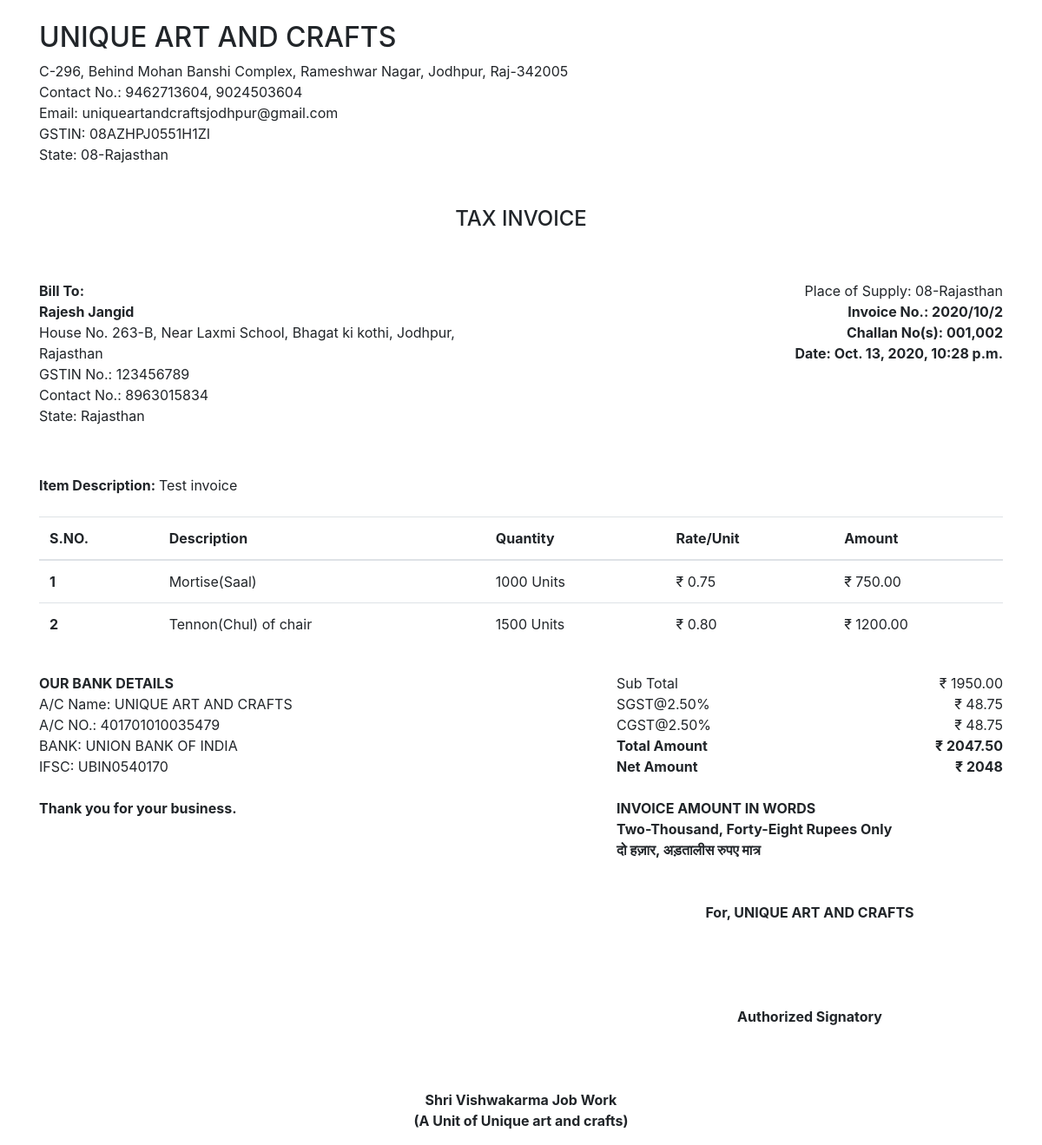
The page /invoice/view/2/ (signed in) on the database its author committed.
### mainapp/models.py (models this page shows, shortened)
class Invoice(models.Model):
    firm = models.ForeignKey(Firm, on_delete=models.PROTECT, blank=False, null=False)
    customer = models.ForeignKey(Customer, on_delete=models.PROTECT, blank=False, null=False)
    tax_slab = models.ForeignKey(TaxSlab, on_delete=models.PROTECT, blank=False, null=False)
    challan_nos = models.CharField(max_length=150, null=False, blank=True, default=" ")
    entry_time = models.DateTimeField(blank=False, null=False)
    item_description = models.CharField(max_length=200, null=False, blank=True, default=" ")
    sub_total = models.DecimalField(max_digits=12, decimal_places=2, blank=True, null=False, default=0)
    gst_amount = models.DecimalField(max_digits=12, decimal_places=2, blank=True, null=False, default=0)
    total_with_gst = models.DecimalField(max_digits=12, decimal_places=2, blank=True, null=False, default=0)

class Firm(models.Model):
    name = models.CharField(max_length=50, null=False, blank=False, unique=True)
    address = models.TextField(max_length=300, null=False, blank=False)
    state = models.CharField(max_length=50, null=False, blank=False)
    mobile_number = models.CharField(max_length=25, null=False, blank=False)
    email = models.EmailField(max_length=254, null=False, blank=True, default="")
    bank_ac_name = models.CharField(max_length=50, null=False, blank=True, default="")
    bank_name = models.CharField(max_length=50, null=False, blank=True, default="")
    bank_branch_address = models.TextField(max_length=300, null=False, blank=True, default="")
    bank_ac_number = models.CharField(max_length=30, null=False, blank=True, default="")
    bank_ifsc_code = models.CharField(max_length=30, null=False, blank=True, default="")
    gstin_number = models.CharField(max_length=30, null=False, blank=True, default="")
    footer_text = models.TextField(max_length=300, null=False, blank=True, default=" ")

class Customer(models.Model):
    name = models.CharField(max_length=50, null=False, blank=False, unique=True)
    address = models.TextField(max_length=300, null=False, blank=False)
    state = models.CharField(max_length=50, null=False, blank=False)
    mobile_number = models.CharField(max_length=25, null=False, blank=False)
    email = models.EmailField(max_length=254, null=False, blank=True, default="")
    bank_ac_name = models.CharField(max_length=50, null=False, blank=True, default="")
    bank_name = models.CharField(max_length=50, null=False, blank=True, default="")
    bank_branch_address = models.TextField(max_length=300, null=False, blank=True, default="")
    bank_ac_number = models.CharField(max_length=30, null=False, blank=True, default="")
    bank_ifsc_code = models.CharField(max_length=30, null=False, blank=True, default="")
    gstin_number = models.CharField(max_length=30, null=False, blank=True, default="")

class InvoiceItem(models.Model):
    invoice = models.ForeignKey(Invoice, on_delete=models.CASCADE, blank=True, null=True)
    service = models.ForeignKey(Service, on_delete=models.PROTECT, blank=False, null=False)
    description = models.CharField(max_length=200, null=False, blank=True, default=" ")
    quantity = models.IntegerField(blank=False, null=False)
    rate_per_unit = models.DecimalField(max_digits=12, decimal_places=2, blank=False, null=False, default=0)
    amount = models.DecimalField(max_digits=12, decimal_places=2, blank=True, null=False, default=0)

class Service(models.Model):
    name = models.CharField(max_length=25, null=False, blank=False, unique=True)
    def __str__(self):
        return str(self.name)

class TaxSlab(models.Model):
    value = models.DecimalField(max_digits=4, decimal_places=2, default=0.00, blank=False, null=False)

### mainapp/views.py (the view)
# urls.py: path('invoice/view/<str:invoice_id>/', views.invoice_view, name="invoice_view"),
@login_required(login_url='login')
def invoice_view(request, invoice_id):
    invoice = Invoice.objects.get(id=invoice_id)
    total_in_num = round(invoice.total_with_gst)
    total_amount_in_words_en = num_to_word(total_in_num, lang="en")
    total_amount_in_words_hi = num_to_word(total_in_num, lang="hi")
    context = {'invoice': invoice, 'total_amount_in_words_en': total_amount_in_words_en,
               'total_amount_in_words_hi': total_amount_in_words_hi, 'total_in_num': total_in_num}
    return render(request, 'mainapp/Invoice/view.html', context)

### indicnum2words/num_to_word.py (called while the page is built, shortened)
def language_specific_exception(words, lang, combiner):
    def occurs_at_end(piece):
        return words[-len(piece):] == piece
    if lang == 'mr':
        words = words.replace("एक" + combiner + "शे", "शंभर")
    elif lang == 'gu':
        words = words.replace('બે' + combiner + 'સો', 'બસ્સો')
    return words

### mainapp/templates/mainapp/Invoice/view.html (shortened to what this page needs)
{% load mathfilters %}
<!doctype html>
<html lang="en">
<head>
    <link rel="stylesheet" href="https://stackpath.bootstrapcdn.com/bootstrap/4.4.1/css/bootstrap.min.css"
>
</head>
<body>
<div class="container">
    <div class="row">
        <div class="col-12 mt-4">
            <h2>{{ invoice.firm.name|upper }}</h2>
            {{ invoice.firm.address }}<br/>
            Contact No.: {{ invoice.firm.mobile_number }}<br>
            Email: {{ invoice.firm.email }}<br>
            GSTIN: {{ invoice.firm.gstin_number }}<br>
            State: {{ invoice.firm.state }}<br>
        </div>
        <div class="col-12 text-center my-5"><h4>TAX INVOICE</h4></div>
        <div class="col-6">
            <strong>Bill To:</strong><br>
            <strong>{{ invoice.customer.name }}</strong><br>
            {{ invoice.customer.address }}<br>
            GSTIN No.: {{ invoice.customer.gstin_number }}<br>
            Contact No.: {{ invoice.customer.mobile_number }}<br>
            State: {{ invoice.customer.state }}<br>
            <br>
            <br>
        </div>
        <div class="col-6 text-right">
            Place of Supply: {{ invoice.firm.state }} <br>
            <strong>Invoice No.: {{ invoice.entry_time|date:'Y/m' }}/{{ invoice.id }}</strong><br>
            <strong>Challan No(s): {{ invoice.challan_nos }}</strong><br>
            <strong>Date: {{ invoice.entry_time }}</strong><br>
        </div>
        <div class="col-12 my-2">
            <strong>Item Description: </strong> {{ invoice.item_description }}<br>
        </div>
        <div class="col-12 my-3">
            <table class="table">
                <thead class="">
                <tr>
                    <th scope="col">S.NO.</th>
                    <th scope="col">Description</th>
                    <th scope="col">Quantity</th>
                    <th scope="col">Rate/Unit</th>
                    <th scope="col">Amount</th>
                </tr>
                </thead>
                <tbody>
                {% for item in invoice.invoiceitem_set.all %}
                    <tr>
                        <th scope="row">{{ forloop.counter }}</th>
                        <td>{{ item.service }} {{ item.description }}</td>
                        <td>{{ item.quantity }} Units</td>
                        <td> ₹ {{ item.rate_per_unit }}</td>
                        <td> ₹ {{ item.amount }}</td>
                    </tr>
                {% endfor %}
                </tbody>
            </table>
        </div>
        <div class="col-6">
            <strong>OUR BANK DETAILS</strong>
            <div>
                A/C Name: {{ invoice.firm.bank_ac_name }} <br>
                A/C NO.: {{ invoice.firm.bank_ac_number }} <br>
                BANK: {{ invoice.firm.bank_name }} <br>
                IFSC: {{ invoice.firm.bank_ifsc_code }} <br>
            </div>
            <div class="mt-4">
                <strong>Thank you for your business.</strong>
            </div>
        </div>
        <div class="col-5 offset-1">
            <div class="row">
                {% if invoice.tax_slab.value > 0 %}
                    <div class="col-6">
                        Sub Total
                    </div>
                    <div class="col-6 text-right">
                        ₹ {{ invoice.sub_total }}
                    </div>
                    <div class="col-6">
                        SGST@{{ invoice.tax_slab.value|div:2 }}%
                    </div>
                    <div class="col-6 text-right">
                        ₹ {{ invoice.gst_amount|div:2 }}
                    </div>
                    <div class="col-6">
                        CGST@{{ invoice.tax_slab.value|div:2 }}%
                    </div>
                    <div class="col-6 text-right">
                        ₹ {{ invoice.gst_amount|div:2 }}
                    </div>
                {% endif %}
                <div class="col-6 ">
                    <strong>Total Amount</strong>
                </div>
                <div class="col-6 text-right">
                    <strong> ₹ {{ invoice.total_with_gst }}</strong>
                </div>
                <div class="col-6 ">
                    <strong>Net Amount</strong>
                </div>
                <div class="col-6 text-right">
                    <strong> ₹ {{ total_in_num }}</strong>
                </div>
                <div class="col-12">
                    <div class="mt-4">
                        <strong>INVOICE AMOUNT IN WORDS</strong>
                    </div>
                    <div>
                        <strong>{{ total_amount_in_words_en|title }} Rupees Only</strong>
                    </div>
                    <div>
                        <strong>{{ total_amount_in_words_hi }} रुपए मात्र</strong>
                    </div>
                </div>
            </div>
            <div class="col-12 mt-5 text-center">
                <strong>For, {{ invoice.firm.name|upper }}</strong>
                <br><br><br><br><br>
                <strong>Authorized Signatory</strong>
            </div>
        </div>
        <div class="col-12 text-center">
            <br><br><br>
            <strong>{{ invoice.firm.footer_text|linebreaks }}</strong>
        </div>
    </div>
</div>
</body>
</html>

### rows shown on the page
Invoice: firm.name "UNIQUE ART AND CRAFTS", firm.address "C-296, Behind Mohan Banshi Complex, Rameshwar Nagar, Jodhpur, Raj-342005", firm.mobile_number "9462713604, 9024503604", firm.email "uniqueartandcraftsjodhpur@gmail.com", firm.gstin_number "08AZHPJ0551H1ZI", firm.state "08-Rajasthan", customer.name "Rajesh Jangid", customer.address "House No. 263-B, Near Laxmi School, Bhagat ki kothi, Jodhpur, Rajasthan", customer.gstin_number "123456789", customer.mobile_number "8963015834", customer.state "Rajasthan", entry_time "2020/10", id "2", challan_nos "001,002", entry_time "Oct. 13, 2020, 10:28 p.m.", item_description "Test invoice", firm.bank_ac_name "UNIQUE ART AND CRAFTS", firm.bank_ac_number "401701010035479", firm.bank_name "UNION BANK OF INDIA", firm.bank_ifsc_code "UBIN0540170", sub_total "1950.00", tax_slab.value|div "2.50", gst_amount|div "48.75", total_with_gst "2047.50", firm.footer_text "Shri Vishwakarma Job Work (A Unit of Unique art and crafts)"
InvoiceItem: service "Mortise(Saal)", quantity "1000", rate_per_unit "0.75", amount "750.00"
InvoiceItem: service "Tennon(Chul)", description "of chair", quantity "1500", rate_per_unit "0.80", amount "1200.00"

### other values the page prints
{{ total_in_num }} "2048"
{{ total_amount_in_words_en|title }} "Two-Thousand, Forty-Eight"
{{ total_amount_in_words_hi }} "दो हज़ार, अड़तालीस"
